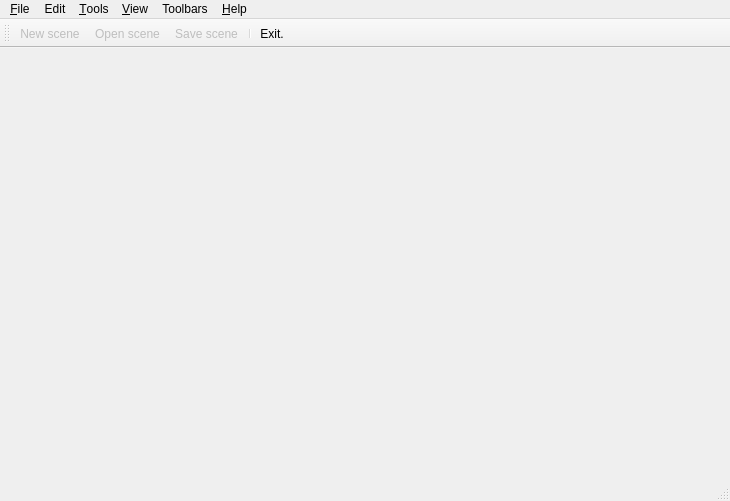
<?xml version="1.0" encoding="UTF-8"?>
<ui version="4.0">
 <class>MainWindow</class>
 <widget class="QMainWindow" name="MainWindow">
  <property name="geometry">
   <rect>
    <x>0</x>
    <y>0</y>
    <width>730</width>
    <height>501</height>
   </rect>
  </property>
  <property name="windowTitle">
   <string>MainWindow</string>
  </property>
  <property name="windowIcon">
   <iconset resource="Icons.qrc">
    <normaloff>:/logos/icons/logo.svg</normaloff>:/logos/icons/logo.svg</iconset>
  </property>
  <property name="locale">
   <locale language="English" country="UnitedStates"/>
  </property>
  <widget class="QWidget" name="centralWidget"/>
  <widget class="QMenuBar" name="menuBar">
   <property name="geometry">
    <rect>
     <x>0</x>
     <y>0</y>
     <width>730</width>
     <height>21</height>
    </rect>
   </property>
   <widget class="QMenu" name="menu_File">
    <property name="title">
     <string>&amp;File</string>
    </property>
    <widget class="QMenu" name="menuImport">
     <property name="title">
      <string>Import</string>
     </property>
     <addaction name="actionWavefront_obj"/>
    </widget>
    <addaction name="actionNew_scene"/>
    <addaction name="action_Open_scene"/>
    <addaction name="actionSave_scene"/>
    <addaction name="actionSave_scene_as"/>
    <addaction name="separator"/>
    <addaction name="menuImport"/>
    <addaction name="separator"/>
    <addaction name="actionSave_screenshot"/>
    <addaction name="separator"/>
    <addaction name="actionExit"/>
   </widget>
   <widget class="QMenu" name="menu_Help">
    <property name="title">
     <string>&amp;Help</string>
    </property>
    <addaction name="action_About"/>
    <addaction name="actionAbout_Qt"/>
   </widget>
   <widget class="QMenu" name="m_qMenuTools">
    <property name="title">
     <string>&amp;Tools</string>
    </property>
   </widget>
   <widget class="QMenu" name="m_qMenuView">
    <property name="accessibleName">
     <string extracomment="The View menu">m_qMenuView</string>
    </property>
    <property name="title">
     <string>&amp;View</string>
    </property>
    <addaction name="separator"/>
   </widget>
   <widget class="QMenu" name="menuEdit_2">
    <property name="title">
     <string>Edit</string>
    </property>
    <addaction name="actionUndo"/>
    <addaction name="actionRedo"/>
   </widget>
   <widget class="QMenu" name="m_qToolbarsMenu">
    <property name="title">
     <string>Toolbars</string>
    </property>
   </widget>
   <addaction name="menu_File"/>
   <addaction name="menuEdit_2"/>
   <addaction name="m_qMenuTools"/>
   <addaction name="m_qMenuView"/>
   <addaction name="m_qToolbarsMenu"/>
   <addaction name="menu_Help"/>
  </widget>
  <widget class="QToolBar" name="mainToolBar">
   <property name="windowTitle">
    <string>Main toolbar</string>
   </property>
   <attribute name="toolBarArea">
    <enum>TopToolBarArea</enum>
   </attribute>
   <attribute name="toolBarBreak">
    <bool>false</bool>
   </attribute>
   <addaction name="actionNew_scene"/>
   <addaction name="action_Open_scene"/>
   <addaction name="actionSave_scene"/>
   <addaction name="separator"/>
   <addaction name="actionExit"/>
  </widget>
  <widget class="QStatusBar" name="statusBar"/>
  <action name="action_Open_scene">
   <property name="enabled">
    <bool>false</bool>
   </property>
   <property name="icon">
    <iconset resource="Icons.qrc">
     <normaloff>:/file/icons/file_icon.png</normaloff>
     <normalon>:/file/icons/file_icon.png</normalon>:/file/icons/file_icon.png</iconset>
   </property>
   <property name="text">
    <string>&amp;Open scene...</string>
   </property>
   <property name="shortcut">
    <string>Ctrl+O</string>
   </property>
  </action>
  <action name="action_About">
   <property name="text">
    <string>&amp;About</string>
   </property>
  </action>
  <action name="actionAbout_Qt">
   <property name="text">
    <string>About &amp;Qt</string>
   </property>
  </action>
  <action name="actionSave_scene">
   <property name="enabled">
    <bool>false</bool>
   </property>
   <property name="icon">
    <iconset>
     <normalon>:/file/icons/diskette_icon.png</normalon>
    </iconset>
   </property>
   <property name="text">
    <string>Save scene</string>
   </property>
  </action>
  <action name="actionSave_scene_as">
   <property name="enabled">
    <bool>false</bool>
   </property>
   <property name="text">
    <string>Save scene as...</string>
   </property>
  </action>
  <action name="actionWavefront_obj">
   <property name="enabled">
    <bool>false</bool>
   </property>
   <property name="text">
    <string>Wavefront obj...</string>
   </property>
  </action>
  <action name="actionExit">
   <property name="icon">
    <iconset>
     <normalon>:/file/icons/door_icon.png</normalon>
    </iconset>
   </property>
   <property name="text">
    <string>&amp;Exit.</string>
   </property>
  </action>
  <action name="actionNew_scene">
   <property name="enabled">
    <bool>false</bool>
   </property>
   <property name="icon">
    <iconset>
     <normalon>:/file/icons/document_icon.png</normalon>
    </iconset>
   </property>
   <property name="text">
    <string>New scene</string>
   </property>
  </action>
  <action name="actionUndo">
   <property name="enabled">
    <bool>false</bool>
   </property>
   <property name="text">
    <string>Undo</string>
   </property>
   <property name="shortcut">
    <string>Ctrl+Z</string>
   </property>
  </action>
  <action name="actionRedo">
   <property name="enabled">
    <bool>false</bool>
   </property>
   <property name="text">
    <string>Redo</string>
   </property>
   <property name="shortcut">
    <string>Ctrl+Y</string>
   </property>
  </action>
  <action name="actionSave_screenshot">
   <property name="text">
    <string>Save screenshot...</string>
   </property>
  </action>
 </widget>
 <layoutdefault spacing="6" margin="11"/>
 <resources>
  <include location="Icons.qrc"/>
 </resources>
 <connections/>
</ui>
